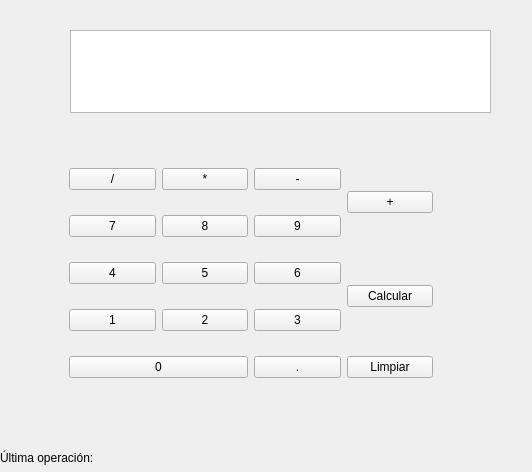
<?xml version="1.0" encoding="UTF-8"?>
<ui version="4.0">
 <class>Form</class>
 <widget class="QWidget" name="Form">
  <property name="geometry">
   <rect>
    <x>0</x>
    <y>0</y>
    <width>532</width>
    <height>472</height>
   </rect>
  </property>
  <property name="windowTitle">
   <string>Form</string>
  </property>
  <widget class="QWidget" name="verticalLayoutWidget">
   <property name="geometry">
    <rect>
     <x>70</x>
     <y>30</y>
     <width>421</width>
     <height>83</height>
    </rect>
   </property>
   <layout class="QVBoxLayout" name="verticalLayout">
    <item>
     <widget class="QTextEdit" name="editor"/>
    </item>
   </layout>
  </widget>
  <widget class="QWidget" name="gridLayoutWidget">
   <property name="geometry">
    <rect>
     <x>69</x>
     <y>149</y>
     <width>364</width>
     <height>251</height>
    </rect>
   </property>
   <layout class="QGridLayout" name="gridLayout">
    <item row="4" column="2">
     <widget class="QPushButton" name="buton_punto">
      <property name="text">
       <string>.</string>
      </property>
     </widget>
    </item>
    <item row="0" column="1">
     <widget class="QPushButton" name="boton_multiplicar">
      <property name="text">
       <string>*</string>
      </property>
     </widget>
    </item>
    <item row="1" column="2">
     <widget class="QPushButton" name="boton9">
      <property name="text">
       <string>9</string>
      </property>
     </widget>
    </item>
    <item row="3" column="1">
     <widget class="QPushButton" name="boton2">
      <property name="text">
       <string>2</string>
      </property>
     </widget>
    </item>
    <item row="3" column="0">
     <widget class="QPushButton" name="boton1">
      <property name="text">
       <string>1</string>
      </property>
     </widget>
    </item>
    <item row="1" column="0">
     <widget class="QPushButton" name="boton7">
      <property name="text">
       <string>7</string>
      </property>
     </widget>
    </item>
    <item row="3" column="2">
     <widget class="QPushButton" name="boton3">
      <property name="text">
       <string>3</string>
      </property>
     </widget>
    </item>
    <item row="1" column="1">
     <widget class="QPushButton" name="boton8">
      <property name="text">
       <string>8</string>
      </property>
     </widget>
    </item>
    <item row="2" column="1">
     <widget class="QPushButton" name="boton5">
      <property name="text">
       <string>5</string>
      </property>
     </widget>
    </item>
    <item row="4" column="0" colspan="2">
     <widget class="QPushButton" name="buton0">
      <property name="text">
       <string>0</string>
      </property>
     </widget>
    </item>
    <item row="0" column="2">
     <widget class="QPushButton" name="boton_menos">
      <property name="text">
       <string>-</string>
      </property>
     </widget>
    </item>
    <item row="2" column="2">
     <widget class="QPushButton" name="boton6">
      <property name="text">
       <string>6</string>
      </property>
     </widget>
    </item>
    <item row="2" column="0">
     <widget class="QPushButton" name="boton4">
      <property name="text">
       <string>4</string>
      </property>
     </widget>
    </item>
    <item row="0" column="0">
     <widget class="QPushButton" name="boton_dividir">
      <property name="text">
       <string>/</string>
      </property>
     </widget>
    </item>
    <item row="0" column="3" rowspan="2">
     <widget class="QPushButton" name="boton_mas">
      <property name="enabled">
       <bool>true</bool>
      </property>
      <property name="text">
       <string>+</string>
      </property>
     </widget>
    </item>
    <item row="2" column="3" rowspan="2">
     <widget class="QPushButton" name="boton_calcular">
      <property name="text">
       <string>Calcular</string>
      </property>
     </widget>
    </item>
    <item row="4" column="3">
     <widget class="QPushButton" name="boton_limpiar">
      <property name="text">
       <string>Limpiar</string>
      </property>
     </widget>
    </item>
   </layout>
  </widget>
  <widget class="QLabel" name="label_ultimaop">
   <property name="geometry">
    <rect>
     <x>0</x>
     <y>450</y>
     <width>171</width>
     <height>16</height>
    </rect>
   </property>
   <property name="text">
    <string>Última operación: </string>
   </property>
  </widget>
 </widget>
 <resources/>
 <connections>
  <connection>
   <sender>boton_limpiar</sender>
   <signal>clicked()</signal>
   <receiver>editor</receiver>
   <slot>clear()</slot>
   <hints>
    <hint type="sourcelabel">
     <x>409</x>
     <y>367</y>
    </hint>
    <hint type="destinationlabel">
     <x>453</x>
     <y>71</y>
    </hint>
   </hints>
  </connection>
  <connection>
   <sender>boton7</sender>
   <signal>clicked()</signal>
   <receiver>editor</receiver>
   <slot>update()</slot>
   <hints>
    <hint type="sourcelabel">
     <x>97</x>
     <y>232</y>
    </hint>
    <hint type="destinationlabel">
     <x>106</x>
     <y>51</y>
    </hint>
   </hints>
  </connection>
 </connections>
</ui>
